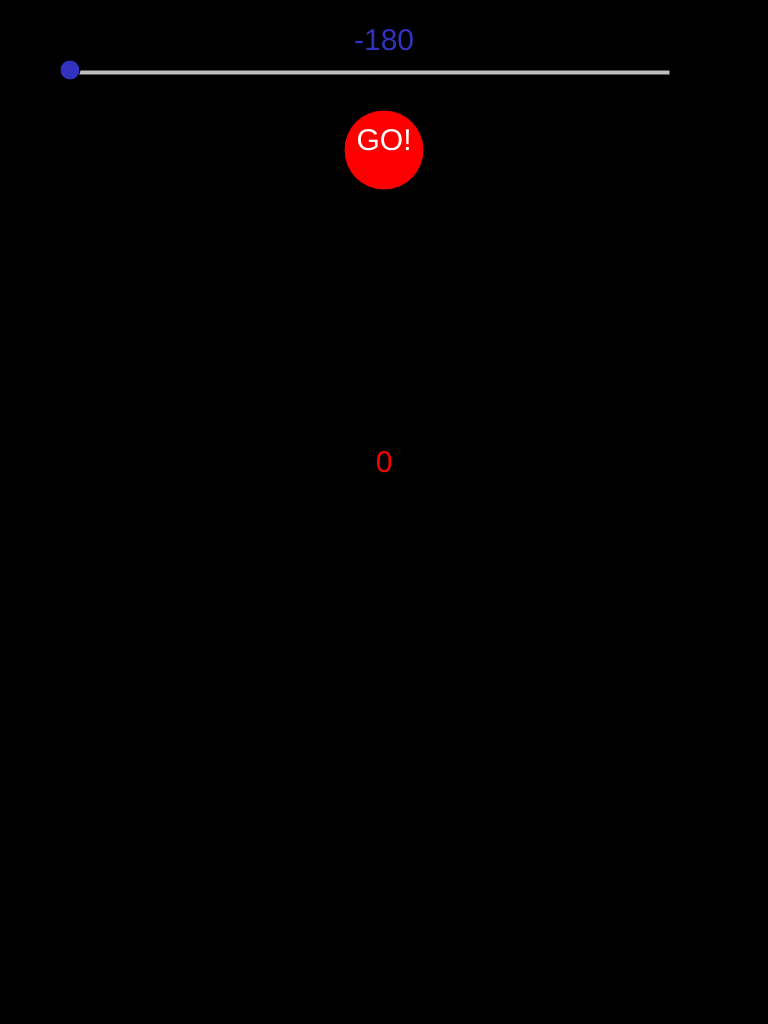
Frame 1 (no input)
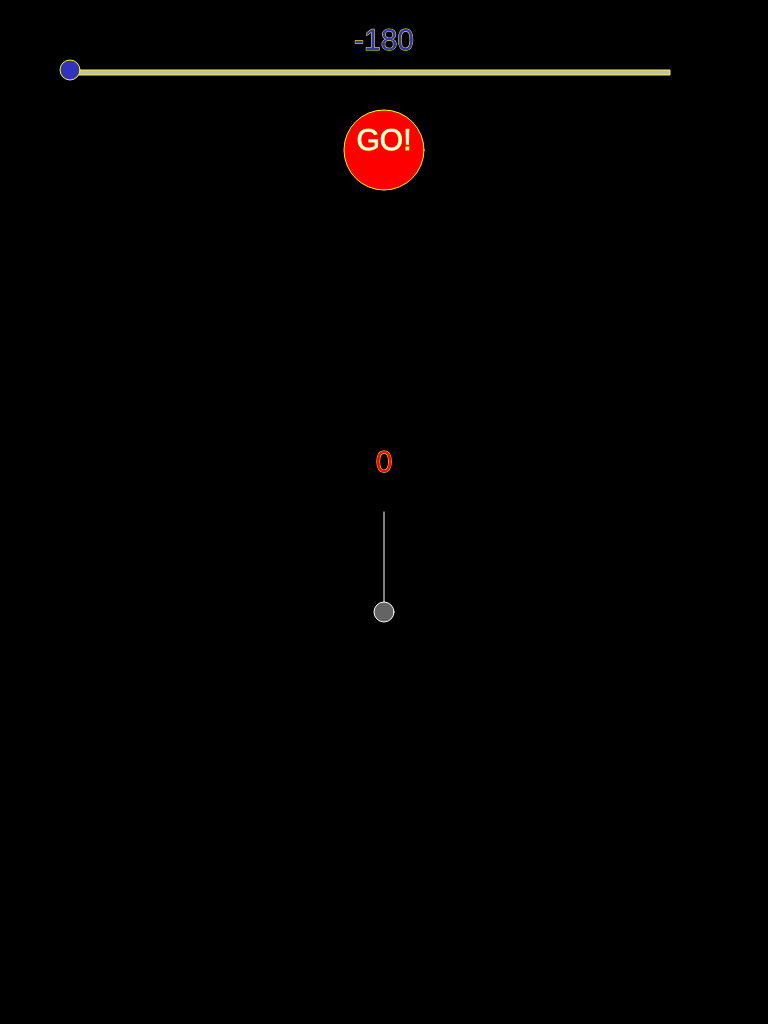
Frame 60 (no input)
Frame 120 (the mouse pressed at the canvas centre since frame 60): identical to frame 60, image omitted

The p5.js sketch that drew these frames (run headless with seeded random() and noise() and a simulated clock; from frame 60 on, the mouse is pressed at the canvas centre):

// p5.js sketch
// ── sketch.js
var clock;

function setup(){
    createCanvas(768, 1024);
    clock = new Clock();
    textSize(30);
    slider = new Slider(70,70, 0, 255);
    button = new goButton();
    var degraus = document.getElementById('degraus');
}

function draw(){
    background(0);
    button.show();
    fill(255);
    slider.show();
    text(Math.round(slider.range*10)/10, width/2, 50);
    //text(dist(mouseX, mouseY, slider.relX, slider.absY), 20, 400);
    //text(sqrt((mouseX-slider.relX)**2 + (mouseY-slider.absY)**2), 20, 400);
    clock.draw();

    clock.update();

    stroke(255,255,0);

    // if((sqrt((mouseX-slider.relX)**2 + (mouseY-slider.absY)**2)< slider.buttonSize) && mouseIsClicked){
    //     console.log('oh ye');
    // }
    if(mouseIsPressed && slider.inRange()){

        console.log('oh ye');
        slider.relX = constrain(mouseX, slider.absX, slider.absX+slider.size);
    }

    if(mouseIsPressed && button.inRange()){
        button.isClicked = true;

    };

}



function mouseDragged() {

}

// ── clock.js
function Clock (){
    this.radius = 0;
    var acc = 1.8;
    this.accFactor = 0.1 * acc;

    this.r = 100;

    this.radVel = 0;
    this.radAcc = 0;


    this.update = function(){
        angleMode(DEGREES);
        if(this.radius>0 && this.radius< 180){
            this.radAcc = -this.accFactor*sin(this.radius);
            //this.radAcc = -0.1;
        }
        else if (this.radius < 0 && this.radius> -180){
            this.radAcc = -this.accFactor*sin(this.radius);
            //this.radAcc = 0.1;
        }

        //angleMode(RADIANS);
        this.radVel += this.radAcc;
        this.radius += this.radVel;
        //this.a = map(this.radius, 180, 0, PI, PI/2)
        this.x = this.r * sin(this.radius);
        this.y = this.r * cos(this.radius);

    }

    this.draw = function(){
        fill(255,0,0);

        push();
        translate(width/2, height/2);
        text(Math.round(this.radius*10)/10, 0, -40);
        stroke(255);
        fill(100)
        line(0,0, this.x, this.y);
        rectMode(CENTER);
        ellipse(this.x, this.y, 20, 20);
        pop();

    }
}

// ── ui.js
Slider = function(x, y, range0, range1){
    //this.currentR = clock.radius;
    this.absX = x;
    this.absY = y;
    this.size = 600;
    this.buttonSize = 20;
    this.relX = x;

    this.show = function(){
        fill(190);
        rect(this.absX, this.absY, this.size, 5);
        fill(50, 50, 190);
        ellipse(this.relX, this.absY, this.buttonSize);
        this.range = map(this.relX, this.absX, this.absX+this.size, -180, 180);
    }

    this.inRange = function(){
        if((mouseX > x) && (mouseX < x+this.size) && (abs(mouseY - y) < 25)){
            return true;
        }
        else{
            return false;
        }
    }
}

goButton = function(){
    this.isClicked = false;
    this.x = width/2;
    this.y = 150;

    this.show = function(){
        colour = color(255,0,0);
        textAlign(CENTER);
        fill(colour);
        ellipse(this.x, this.y, 80);
        fill(255);
        text('GO!', this.x, this.y);

        if(this.isClicked){
            colour = color(0,255,0);
            clock.radius = slider.range;
            //clock.radius = degraus.value;
            clock.radVel = (0,0);
            this.isClicked = false;
        }
    }

    this.inRange = function(){
        if(dist(mouseX, mouseY, this.x, this.y) < 40){
            return true;
        }
        else{
            return false;
        }
    }
}
